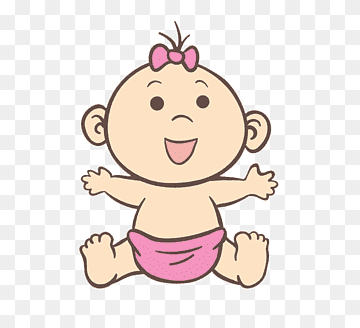
#> input picture baby.png, 360 x 328 px
$ python Gray_Brightness.py
#> lines starting #> are read from the running program, lines starting #| are printed output that depends on the picture; long printed decimals are rounded
# -*- coding: utf-8 -*-
"""
Created on Wed Mar 23 12:50:22 2022

@author: hredoy
"""

import cv2
img = cv2.imread('baby.png',0)
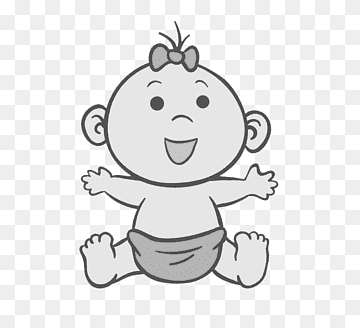
#> img: shape (328, 360); min 65, max 255, mean 232.1
cv2.imshow('image',img);
cv2.waitKey(0);
cv2.destroyAllWindows();
row = img.shape[0]
#> row = 328
print("Row = ", row)
#| Row =  328
col = img.shape[1]
#> col = 360
print("Col = ", col)
#| Col =  360
totalPixel = row * col
#> totalPixel = 118080
print("Total Pixel = ", totalPixel)
#| Total Pixel =  118080


# img will be a numpy array of the above shape

print("All pixel of image array = \n", img)
#> (printed output is left out)
print("\n")

# finding constrast

max1 = img.max()
#> max1 = 255
print("Maximum pixel = ", max1)
#| Maximum pixel =  255
min1 = img.min()
#> min1 = 65
print("Minimum pixel = ", min1)
#| Minimum pixel =  65
dif = max1 - min1
#> dif = 190
print("Contrast is = ", dif)
#| Contrast is =  190

# finding Brightness

print("Sum of all pixel =",img.sum())
#| Sum of all pixel = 27407407
print("Brightness is = ", img.sum() / totalPixel)
#| Brightness is =  232.109
